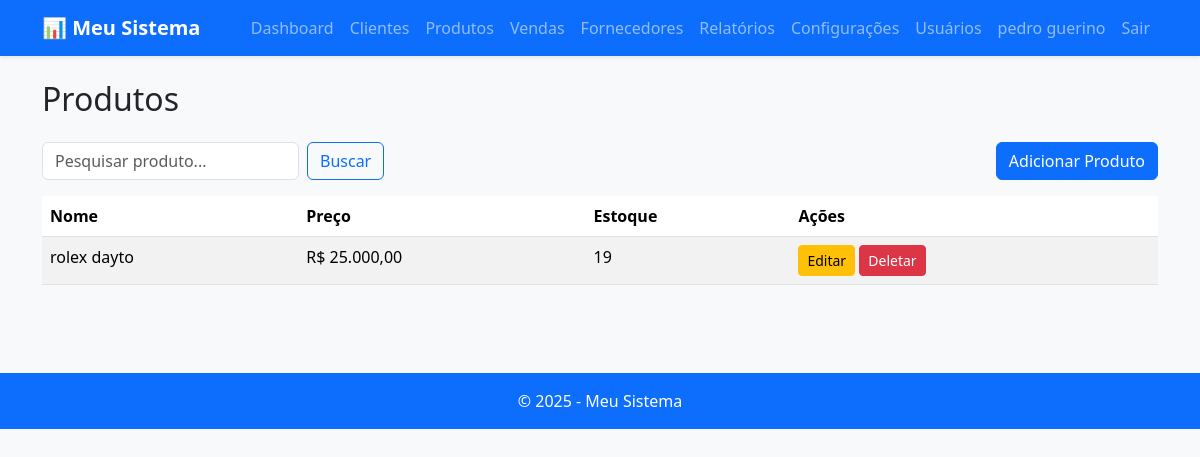
Page /produtos (signed in) on the committed database.
### app/models.py (models this page shows, shortened)
class User(UserMixin, db.Model):
    id = db.Column(db.Integer, primary_key=True)
    username = db.Column(db.String(150), nullable=False, unique=True)
    email = db.Column(db.String(150), nullable=False, unique=True)
    password_hash = db.Column(db.String(256), nullable=False)
    created_at = db.Column(db.DateTime, default=datetime.utcnow)

class Product(db.Model):
    id = db.Column(db.Integer, primary_key=True)
    nome = db.Column(db.String(120), nullable=False)
    preco = db.Column(db.Float, nullable=False)
    descricao = db.Column(db.Text)
    estoque = db.Column(db.Integer, default=0)  # NOVO: Campo de estoque
    fornecedor_id = db.Column(db.Integer, db.ForeignKey('supplier.id'))  # NOVO: Relacionamento com Fornecedor
    created_at = db.Column(db.DateTime, default=datetime.utcnow)

### app/routes.py (the view)
@main.route('/produtos')
@login_required
def produtos():
    search_query = request.args.get('search_query')
    if search_query:
        all_products = Product.query.filter(Product.nome.ilike(f'%{search_query}%')).order_by(Product.nome).all()
    else:
        all_products = Product.query.order_by(Product.nome).all()
    return render_template('products.html', produtos=all_products, search_query=search_query)

### app/__init__.py (called while the page is built)
def create_app():
    app = Flask(__name__)
    app.config['SECRET_KEY'] = 'uma-chave-secreta-forte'
    app.config['SQLALCHEMY_DATABASE_URI'] = 'sqlite:///database.db'
    db.init_app(app)
    login_manager.init_app(app)
    csrf.init_app(app)
    @app.template_filter('currency')
    def format_currency(value):
        return f'R$ {value:,.2f}'.replace(',', 'X').replace('.', ',').replace('X', '.')
    with app.app_context():
        from . import routes
        app.register_blueprint(routes.main)
        from . import models
        db.create_all()
    return app

### app/models.py (called while the page is built)
@login_manager.user_loader
def load_user(user_id):
    return User.query.get(int(user_id))

### app/templates/products.html (shortened to what this page needs)
{% extends "base.html" %}
{% block content %}
<h2 class="mb-4">Produtos</h2>
<div class="mb-3 d-flex justify-content-between align-items-center">
  <form method="GET" action="{{ url_for('main.produtos') }}" class="d-flex">
    <input type="text" name="search_query" class="form-control me-2" placeholder="Pesquisar produto..." value="{{ search_query or '' }}">
    <button type="submit" class="btn btn-outline-primary">Buscar</button>
  </form>
  <a href="{{ url_for('main.novo_produto') }}" class="btn btn-primary">Adicionar Produto</a>
</div>
<table class="table table-striped table-hover">
  <thead>
    <tr>
      <th>Nome</th>
      <th>Preço</th>
      <th>Estoque</th>
      <th>Ações</th>
    </tr>
  </thead>
  <tbody>
    {% for produto in produtos %}
      <tr>
        <td>{{ produto.nome }}</td>
        <td>{{ produto.preco|currency }}</td>
        <td>{{ produto.estoque }}</td>
        <td>
          <a href="{{ url_for('main.editar_produto', pid=produto.id) }}" class="btn btn-sm btn-warning">Editar</a>
          <form method="POST" action="{{ url_for('main.deletar_produto', pid=produto.id) }}" style="display:inline;" onsubmit="return confirm('Tem certeza que deseja deletar este produto?');">
            <button type="submit" class="btn btn-sm btn-danger">Deletar</button>
          </form>
        </td>
      </tr>
    {% endfor %}
  </tbody>
</table>
{% endblock %}

### app/templates/base.html (shortened to what this page needs)
<!DOCTYPE html>
<html lang="pt-BR">
<head>
  <link href="https://cdn.jsdelivr.net/npm/bootstrap@5.3.3/dist/css/bootstrap.min.css" rel="stylesheet">
  <link href="https://cdn.jsdelivr.net/npm/bootstrap-icons/font/bootstrap-icons.css" rel="stylesheet">
  <link rel="stylesheet" href="{{ url_for('static', filename='css/style.css') }}"></head>
<body class="bg-light">
  <nav class="navbar navbar-expand-lg navbar-dark bg-primary shadow-sm">
    <div class="container">
      <a class="navbar-brand" href="{{ url_for('main.dashboard') }}">📊 Meu Sistema</a>
      <div class="collapse navbar-collapse" id="nav">
        <ul class="navbar-nav ms-auto">
          <li class="nav-item"><a class="nav-link" href="{{ url_for('main.dashboard') }}">Dashboard</a></li>
          <li class="nav-item"><a class="nav-link" href="{{ url_for('main.clientes') }}">Clientes</a></li>
          <li class="nav-item"><a class="nav-link" href="{{ url_for('main.produtos') }}">Produtos</a></li>
          <li class="nav-item"><a class="nav-link" href="{{ url_for('main.vendas') }}">Vendas</a></li>
          <li class="nav-item"><a class="nav-link" href="{{ url_for('main.fornecedores') }}">Fornecedores</a></li>
          <li class="nav-item"><a class="nav-link" href="{{ url_for('main.relatorios') }}">Relatórios</a></li>
          <li class="nav-item"><a class="nav-link" href="{{ url_for('main.configuracoes') }}">Configurações</a></li>
          {% if current_user.is_authenticated %}
            <li class="nav-item"><a class="nav-link" href="{{ url_for('main.users') }}">Usuários</a></li>
            <li class="nav-item"><a class="nav-link" href="#">{{ current_user.username }}</a></li>
            <li class="nav-item"><a class="nav-link" href="{{ url_for('main.logout') }}">Sair</a></li>
          {% else %}
            <li class="nav-item"><a class="nav-link" href="{{ url_for('main.login') }}">Login</a></li>
            <li class="nav-item"><a class="nav-link" href="{{ url_for('main.register') }}">Registrar</a></li>
          {% endif %}
        </ul>
      </div>
    </div>
  </nav>
  <main class="container py-4">
    {% block content %}{% endblock %}
  </main>
  <footer class="bg-primary text-white text-center py-3 mt-5">
    © {{ 2025 }} - Meu Sistema
  </footer>
  <script src="{{ url_for('static', filename='app.js') }}"></script></body>
</html>

### app/static/css/style.css (style rules this page uses)
body { font-family: 'Segoe UI', Tahoma, Geneva, Verdana, sans-serif; background:#f8f9fb; }
.navbar-brand { font-weight:700; }

### rows in the picture
User: username "pedro guerino"
Product: nome "rolex dayto", preco "R$ 25.000,00", estoque "19"

### other values in the picture
{{ 2025 }} "2025"
